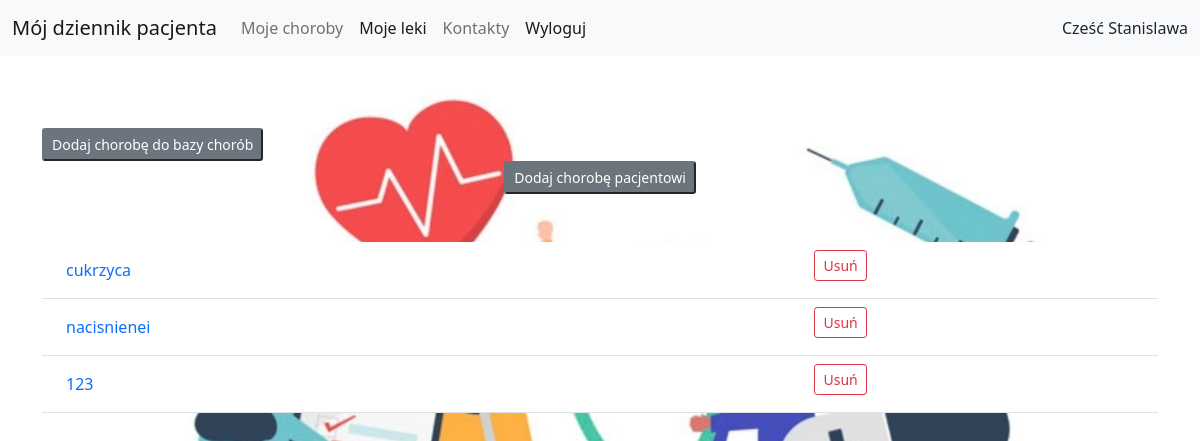
The page /diseases/ (signed in) on the database as committed earlier.
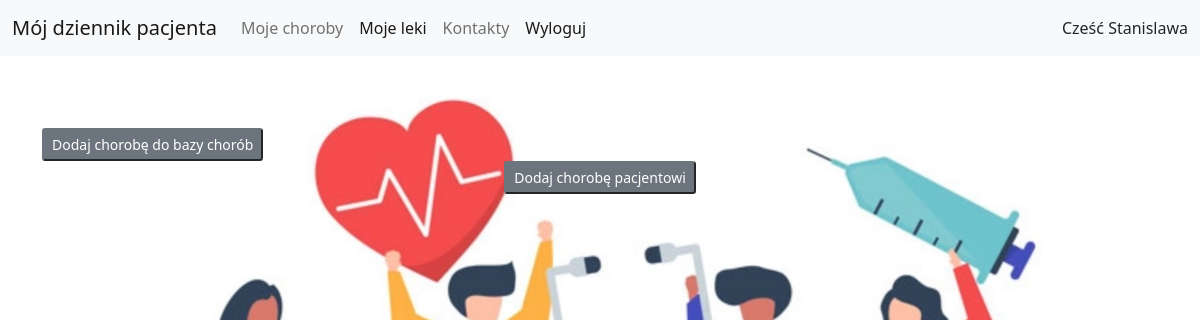
The same page on the database as committed later.
### accounts/models.py (models this page shows)
class CustomUser(AbstractUser):
    def __str__(self):
        return self.username

### patientdiary/models.py (models this page shows, shortened)
class PatientDisease(models.Model):
    patient = models.ForeignKey(Patient, on_delete=models.CASCADE)
    disease = models.ForeignKey('Disease', on_delete=models.CASCADE)
    description = models.TextField()

class Disease(models.Model):
    name = models.CharField(max_length=128)
    description = models.TextField()

### patientdiary/views.py (the view)
# urls.py: path('diseases/', views.DiseasesListView.as_view(), name='diseases_view'),
class DiseasesListView(LoginRequiredMixin, ListView):
    def get_queryset(self):
        return Disease.objects.filter(patient=Patient.objects.get(user=self.request.user))
    model = Disease
    template_name = 'diseases_view.html'
    def get_context_data(self, **kwargs):
        context = super().get_context_data(**kwargs)
        context['patient'] = Patient.objects.get(user=self.request.user)
        return context

### accounts/templates/diseases_view.html (shortened to what this page needs)
{% extends "base.html" %}
{% block content %}
    <div class="container ">
        <br>
        <br>
        <br>
<a href="{% url 'disease_add_view' %}">
                <button type="button" class="btn-secondary btn-sm disabled" tabindex="-1" role="button"
                        aria-disabled="true">Dodaj chorobę do bazy chorób
                </button>
            </a>
        <div class="container text-center">
            <a href="{% url 'patient_disease_add_view' %}">
                <button type="button" class="btn-secondary btn-sm disabled" tabindex="-1" role="button"
                        aria-disabled="true">Dodaj chorobę pacjentowi
                </button>
            </a>
        </div>
        <table class="table ">
            <br>
            <tbody>
            <br>
            {% for disease in patient.patientdisease_set.all %}
                <tr>
                    <td scope="row"><a class="nav-link active"
                                       href="{% url 'patient_disease_detail_view' disease.pk %}">{{ disease.disease.name }} </a>
                    </td>
                    <th scope></th>
                    <td>
                        <a href="{% url 'patient_disease_delete_view' disease.pk %}">
                            <button type="button" class="btn btn-outline-danger btn-sm">Usuń</button>
                        </a>
                    </td>
                </tr>
            {% endfor %}
            </tbody>
        </table>
    </div>
{% endblock %}

### accounts/templates/base.html (shortened to what this page needs)
{% load static %}
<!doctype html>
<html lang="en">
<head>
    <link href="https://cdn.jsdelivr.net/npm/bootstrap@5.1.3/dist/css/bootstrap.min.css" rel="stylesheet"
>
    <link rel="stylesheet" type="text/css" href="{% static 'accounts/css/coment.css' %}">
</head>
<form method="post">
    <nav class="navbar navbar-expand-lg navbar-light bg-light">
        <div class="container-fluid">
            {% if user.is_authenticated %}
                <a class="navbar-brand" href="{% url 'patient_view' patient.pk %}">Mój dziennik pacjenta</a>
            {% endif %}
            <div class="collapse navbar-collapse" id="navbarNav">
                <ul class="navbar-nav">
                    {% if user.is_authenticated %}
                        <li class="nav-item">
                            <a class="nav-link " aria-current="page" href="{% url 'diseases_view' %}">Moje choroby</a>
                        </li>
                        <li class="nav-item">
                            <a class="nav-link active" href="{% url 'drugs_view' %}">Moje leki</a>
                        </li>
                        <li class="nav-item">
                            <a class="nav-link " aria-current="page" href="{% url 'contacts' %}">Kontakty</a>
                        </li>
                        <li class="nav-item">
                            <a class="nav-link active" href="{% url 'logout' %}">Wyloguj</a>
                        </li>
                    {% else %}
                        <li class="nav-item">
                            <a class="nav-link " href="{% url 'login' %}">Zaloguj</a>
                        </li>
                        <li class="nav-item">
                        <a class="nav-link active" href="{% url 'signup' %}">Zarejestruj się</a>
                    {% endif %}
                </ul>
            </div>
            {% if user.is_authenticated %}
                <div> Cześć {{ user }} </div>
            {% endif %}
        </div>
    </nav>
</form>
<body id="bg" style="background-image: url('{% static "accounts/images/mainpage.jpg" %}');">
{% block content %}
{% endblock %}
</body>
</html>

### accounts/static/accounts/css/coment.css (style rules this page uses)
#bg { background-repeat: no-repeat; background-size: 75%; background-position: center; background-attachment: fixed; }

Rows that differ between the two databases and show on the page:
removed PatientDisease: disease.name "cukrzyca"
removed PatientDisease: disease.name "nacisnienei"
removed PatientDisease: disease.name "123"
